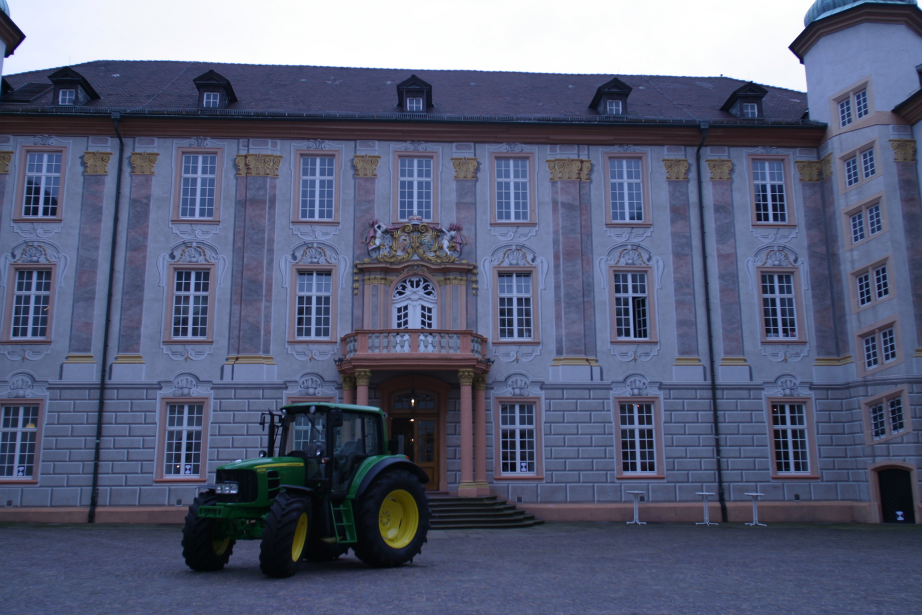
%> input picture Week 1/Data/0005_s.png, 922 x 615 px
$ octave lab1.m   (GNU Octave 9; MATLAB toolbox functions it lacks are replaced by stand-ins)
%> lines starting %> are read from the running program, lines starting %| are printed output that depends on the picture
%> further down, I is the input picture: size 615x922x3 uint8; mean R, G, B 89.8, 96.2, 121.8
### Week 1/apply_H.m
function Ih = apply_H(I, H)
%> called with H = [1.65 1.13 100; -1.13 1.65 0; 0 0 1]
    % Apply H to corners of I to determine the horizontal and vertical
    % limits of the output image
    [height, width, nChannels] = size(I);
%> height = 615; width = 922; nChannels = 3
    corners = [0, 0, size(I,2), size(I,2);
               0, size(I,1), 0, size(I,1)];
%> corners = [0 0 922 922; 0 615 0 615]

    dime = size(corners,2);
%> dime = 4
    c3d = [corners;  ones(1,dime)];
    h2d = H * c3d;
    c2d = h2d(1:2,:)./ [h2d(3,:)' h2d(3,:)']';

    corners_x = c2d(1:2,:);

    minx = floor(min(corners_x(1,:)));
%> minx = 100
    maxx = ceil(max(corners_x(1,:)));
%> maxx = 2317
    miny = floor(min(corners_x(2,:)));
%> miny = -1042
    maxy = ceil(max(corners_x(2,:)));

    n_x_points = maxx - minx;
    n_y_points = maxy - miny;

    % Generate a regular grid of (x,y) coordinates containing the output
    % image
    [x,y] = meshgrid(minx:maxx-1,miny:maxy-1);

    % Allocate an array of zeros with the same dimensions as your grid in
    % which you will store the output intensities
    [m, ~] = size(x(:));
    X = [x(:) y(:) ones(m,1)];

    % Apply inverse of H to the grid of coordinates to find the
    % corresponding locations in I
    Z = H \ X';
    Z = Z';

    Z1 = Z(:,1) ./ Z(:,3);
    Z2 = Z(:,2) ./ Z(:,3);
    Xh = [Z1 Z2];

    % Sample I at these points, using interp2 in the three channels
    if nChannels == 3
        Ih1 = interp2(double(I(:,:,1)), Xh(:,1), Xh(:,2), 'linear');
        Ih2 = interp2(double(I(:,:,2)), Xh(:,1), Xh(:,2), 'linear');
        Ih3 = interp2(double(I(:,:,3)), Xh(:,1), Xh(:,2), 'linear');
        Ih = [Ih1 Ih2 Ih3];
    end
    if nChannels == 1
        Ih = interp2(double(I(:,:,1)), Xh(:,1), Xh(:,2), 'linear');
    end

    % Reshape intensity vector with new height and width values
    Ih = reshape(Ih, [n_y_points, n_x_points, nChannels]);

    % Set intensities from outside boundaries to zero
    %Ih(isnan(Ih)) = 0;

end

### Week 1/lab1.m
%%%%%%%%%%%%%%%%%%%%%%%%%%%%%%%%%%%%%%%%%%%%%%%%%%%%%%%%%%%%%%%%%%%%%%%%%%%
%% Lab 1: Image rectification


%%%%%%%%%%%%%%%%%%%%%%%%%%%%%%%%%%%%%%%%%%%%%%%%%%%%%%%%%%%%%%%%%%%%%%%%%%%
%% 1. Applying image transformations

% ToDo: create the function  "apply_H" that gets as input a homography and
% an image and returns the image transformed by the homography.
% The size of the transformed image has to be automatically set so as to
% contain the whole transformed image.
% At some point you will need to interpolate the image values at some points,
% you may use the Matlab function "interp2" for that.


%% 1.1. Similarities
I=imread('Data/0005_s.png'); % we have to be in the proper folder

% ToDo: generate a matrix H which produces a similarity transformation

%Parameters: scale s, rotation angle theta, translation x and y
s = 2;
theta = -0.6;
tx = 100;
ty = 0;

% H matrix
H = [s*cos(theta) -s*sin(theta) tx; s*sin(theta) s*cos(theta) ty; 0 0 1]

I2 = apply_H(I, H);
figure; imshow(I); figure; imshow(uint8(I2));

rotation_theta = [cos(theta) -sin(theta) 0; sin(theta) cos(theta) 0; 0 0 1];
translation = [1 0 tx; 0 1 ty; 0 0 1];
scale = [s 0 0; 0 s 0; 0 0 1];

H = translation * scale * rotation_theta


%% 1.2. Affinities

% ToDo: generate a matrix H which produces an affine transformation
%Parameters: scale sx and xy, rotation angle theta, shear phi, translation x and y
sx = 1;
sy = 1;
theta = 0;
phi = 2;
tx = 100;
ty = 0;

% H matrix
H = [sx*cos(theta) -sy*tan(phi)*sin(theta) tx; sx*tan(phi)*sin(theta) sy*cos(theta) ty; 0 0 1];

I2 = apply_H(I, H);
%> in apply_H (call 2), `Ih = reshape(Ih, [n_y_points, n_x_points, nChannels]);`: Ih: size 615x922x3 double; 0.27% of the values are NaN or infinite; the others: min 0, max 255, mean 102.6
figure; imshow(I); figure; imshow(uint8(I2));
%> after `imshow(uint8(I2))`:
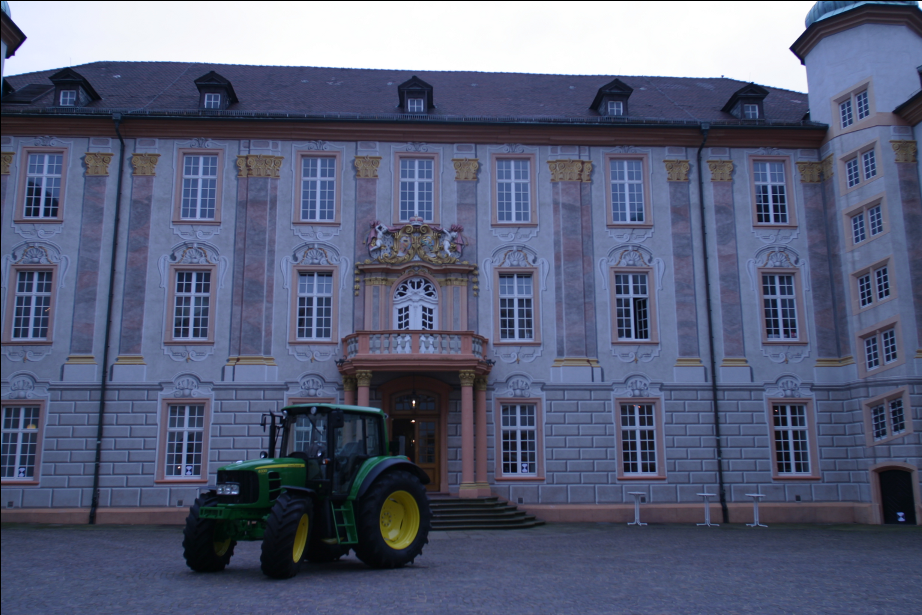
%> displayed picture: size 615x922x3, on the screen's scale of 0 to 255; mean R, G, B 89.6, 96, 121.5

% ToDo: decompose the affinity in four transformations: two
% rotations, a scale, and a translation
rotation_theta = [cos(theta) -sin(theta) 0; sin(theta) cos(theta) 0; 0 0 1];
rotation_phi = [1 tan(phi) 0; 0 tan(phi) 0; 0 0 1];
rotation_minus_phi = [1 tan(-phi) 0; 0 tan(-phi) 0; 0 0 1];
scale = [sx 0 0; 0 sy 0; 0 0 1];
translation = [1 0 tx; 0 1 ty; 0 0 1];

% ToDo: verify that the product of the four previous transformations
% produces the same matrix H as above

H =  translation * rotation_theta * rotation_minus_phi * scale * rotation_phi
H = [sx*cos(theta) -sy*tan(phi)*sin(theta) tx; sx*tan(phi)*sin(theta) sy*cos(theta) ty; 0 0 1]


% ToDo: verify that the proper sequence of the four previous
% transformations over the image I produces the same image I2 as before


%% 1.3 Projective transformations (homographies)

% ToDo: generate a matrix H which produces a projective transformation

I2 = apply_H(I, H);
figure; imshow(I); figure; imshow(uint8(I2));

%%%%%%%%%%%%%%%%%%%%%%%%%%%%%%%%%%%%%%%%%%%%%%%%%%%%%%%%%%%%%%%%%%%%%%%%%%%
%% 2. Affine Rectification


% choose the image points
I=imread('Data/0000_s.png');
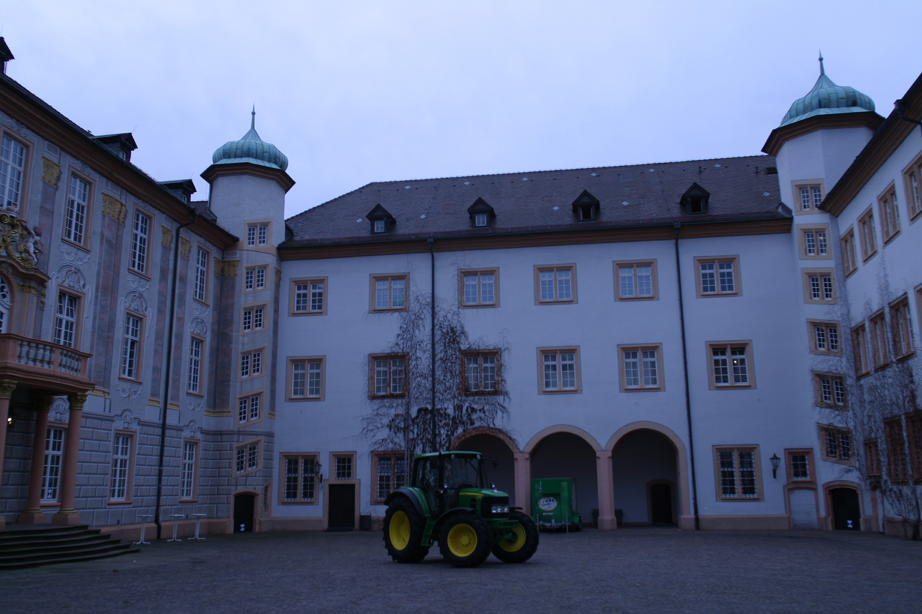
%> input picture Week 1/Data/0000_s.png, 922 x 614 px
%> I is the input picture: size 614x922x3 uint8; mean R, G, B 89.5, 99.9, 130.2
A = load('Data/0000_s_info_lines.txt');

% indices of lines
i = 424;
p1 = [A(i,1) A(i,2) 1]';
p2 = [A(i,3) A(i,4) 1]';
i = 240;
p3 = [A(i,1) A(i,2) 1]';
p4 = [A(i,3) A(i,4) 1]';
i = 712;
p5 = [A(i,1) A(i,2) 1]';
p6 = [A(i,3) A(i,4) 1]';
i = 565;
p7 = [A(i,1) A(i,2) 1]';
p8 = [A(i,3) A(i,4) 1]';

% ToDo: compute the lines l1, l2, l3, l4, that pass through the different pairs of points


% show the chosen lines in the image
figure;imshow(I);
hold on;
t=1:0.1:1000;
plot(t, -(l1(1)*t + l1(3)) / l1(2), 'y');
%> (this line was passed over: l1 is not available in this run)
plot(t, -(l2(1)*t + l2(3)) / l2(2), 'y');
%> (this line was passed over: l2 is not available in this run)
plot(t, -(l3(1)*t + l3(3)) / l3(2), 'y');
%> (this line was passed over: l3 is not available in this run)
plot(t, -(l4(1)*t + l4(3)) / l4(2), 'y');
%> (this line was passed over: l4 is not available in this run)

% ToDo: compute the homography that affinely rectifies the image

I2 = apply_H(I, H);
%> in apply_H (call 4), `Ih = reshape(Ih, [n_y_points, n_x_points, nChannels]);`: Ih: size 614x922x3 double; 0.27% of the values are NaN or infinite; the others: min 0, max 255, mean 106.6
figure; imshow(uint8(I2));
%> after `imshow(uint8(I2))`:
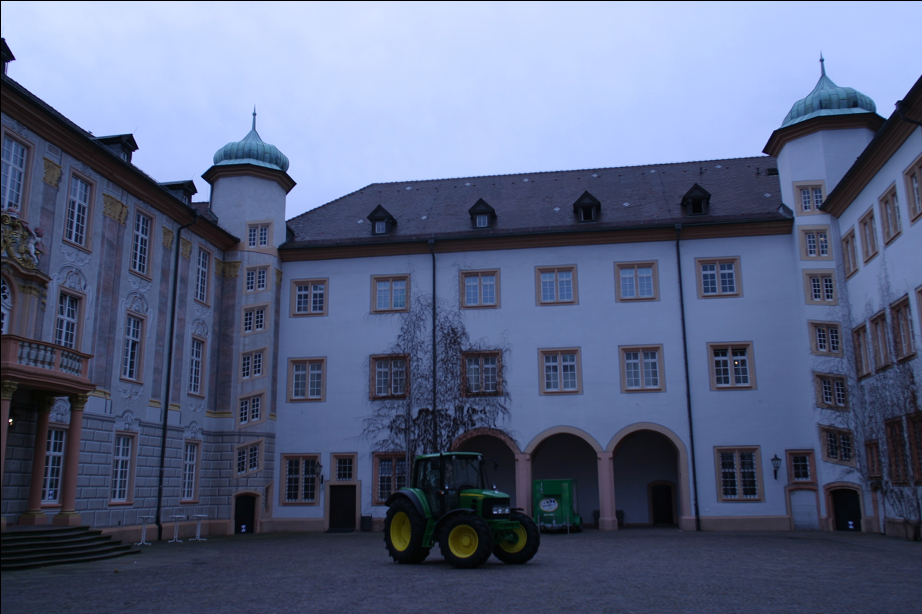
%> displayed picture: size 614x922x3, on the screen's scale of 0 to 255; mean R, G, B 89.4, 99.7, 130

% ToDo: compute the transformed lines lr1, lr2, lr3, lr4

% show the transformed lines in the transformed image
figure;imshow(uint8(I2));
hold on;
t=1:0.1:1000;
plot(t, -(lr1(1)*t + lr1(3)) / lr1(2), 'y');
%> (this line was passed over: lr1 is not available in this run)
plot(t, -(lr2(1)*t + lr2(3)) / lr2(2), 'y');
%> (this line was passed over: lr2 is not available in this run)
%> (the run ends here)
